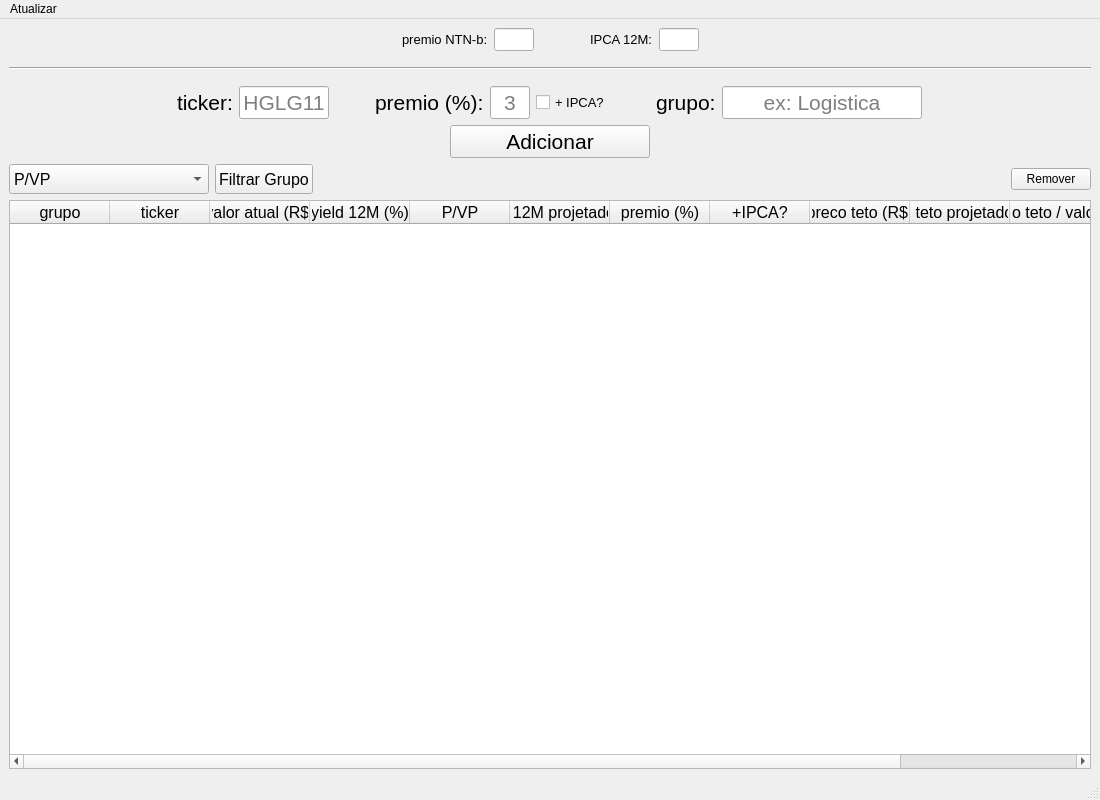
<?xml version="1.0" encoding="UTF-8"?>
<ui version="4.0">
 <class>MainWindow</class>
 <widget class="QMainWindow" name="MainWindow">
  <property name="geometry">
   <rect>
    <x>0</x>
    <y>0</y>
    <width>1100</width>
    <height>800</height>
   </rect>
  </property>
  <property name="windowTitle">
   <string>MainWindow</string>
  </property>
  <widget class="QWidget" name="centralwidget">
   <layout class="QHBoxLayout" name="horizontalLayout_2">
    <item>
     <layout class="QVBoxLayout" name="verticalLayout">
      <item>
       <layout class="QHBoxLayout" name="horizontalLayout_3">
        <item>
         <spacer name="horizontalSpacer_5">
          <property name="orientation">
           <enum>Qt::Horizontal</enum>
          </property>
          <property name="sizeHint" stdset="0">
           <size>
            <width>40</width>
            <height>20</height>
           </size>
          </property>
         </spacer>
        </item>
        <item>
         <widget class="QLabel" name="ntnbLabel">
          <property name="font">
           <font>
            <pointsize>10</pointsize>
           </font>
          </property>
          <property name="text">
           <string>premio NTN-b:</string>
          </property>
         </widget>
        </item>
        <item>
         <widget class="QLineEdit" name="ntnbLineEdit">
          <property name="sizePolicy">
           <sizepolicy hsizetype="Fixed" vsizetype="Fixed">
            <horstretch>0</horstretch>
            <verstretch>0</verstretch>
           </sizepolicy>
          </property>
          <property name="maximumSize">
           <size>
            <width>40</width>
            <height>16777215</height>
           </size>
          </property>
          <property name="font">
           <font>
            <pointsize>10</pointsize>
           </font>
          </property>
          <property name="alignment">
           <set>Qt::AlignCenter</set>
          </property>
          <property name="readOnly">
           <bool>true</bool>
          </property>
         </widget>
        </item>
        <item>
         <spacer name="horizontalSpacer_4">
          <property name="orientation">
           <enum>Qt::Horizontal</enum>
          </property>
          <property name="sizeType">
           <enum>QSizePolicy::Fixed</enum>
          </property>
          <property name="sizeHint" stdset="0">
           <size>
            <width>50</width>
            <height>20</height>
           </size>
          </property>
         </spacer>
        </item>
        <item>
         <widget class="QLabel" name="ipcaLabe">
          <property name="font">
           <font>
            <pointsize>10</pointsize>
           </font>
          </property>
          <property name="text">
           <string>IPCA 12M:</string>
          </property>
         </widget>
        </item>
        <item>
         <widget class="QLineEdit" name="ipcaLineEdit">
          <property name="sizePolicy">
           <sizepolicy hsizetype="Fixed" vsizetype="Fixed">
            <horstretch>0</horstretch>
            <verstretch>0</verstretch>
           </sizepolicy>
          </property>
          <property name="maximumSize">
           <size>
            <width>40</width>
            <height>16777215</height>
           </size>
          </property>
          <property name="font">
           <font>
            <pointsize>10</pointsize>
           </font>
          </property>
          <property name="alignment">
           <set>Qt::AlignCenter</set>
          </property>
          <property name="readOnly">
           <bool>true</bool>
          </property>
         </widget>
        </item>
        <item>
         <spacer name="horizontalSpacer_6">
          <property name="orientation">
           <enum>Qt::Horizontal</enum>
          </property>
          <property name="sizeHint" stdset="0">
           <size>
            <width>40</width>
            <height>20</height>
           </size>
          </property>
         </spacer>
        </item>
       </layout>
      </item>
      <item>
       <spacer name="verticalSpacer_2">
        <property name="orientation">
         <enum>Qt::Vertical</enum>
        </property>
        <property name="sizeType">
         <enum>QSizePolicy::Fixed</enum>
        </property>
        <property name="sizeHint" stdset="0">
         <size>
          <width>20</width>
          <height>10</height>
         </size>
        </property>
       </spacer>
      </item>
      <item>
       <widget class="Line" name="line">
        <property name="orientation">
         <enum>Qt::Horizontal</enum>
        </property>
       </widget>
      </item>
      <item>
       <spacer name="verticalSpacer">
        <property name="orientation">
         <enum>Qt::Vertical</enum>
        </property>
        <property name="sizeType">
         <enum>QSizePolicy::Fixed</enum>
        </property>
        <property name="sizeHint" stdset="0">
         <size>
          <width>20</width>
          <height>10</height>
         </size>
        </property>
       </spacer>
      </item>
      <item>
       <layout class="QHBoxLayout" name="horizontalLayout">
        <item>
         <spacer name="horizontalSpacer">
          <property name="orientation">
           <enum>Qt::Horizontal</enum>
          </property>
          <property name="sizeHint" stdset="0">
           <size>
            <width>200</width>
            <height>20</height>
           </size>
          </property>
         </spacer>
        </item>
        <item>
         <widget class="QLabel" name="tickerLabel">
          <property name="sizePolicy">
           <sizepolicy hsizetype="Fixed" vsizetype="Fixed">
            <horstretch>0</horstretch>
            <verstretch>0</verstretch>
           </sizepolicy>
          </property>
          <property name="font">
           <font>
            <pointsize>16</pointsize>
           </font>
          </property>
          <property name="text">
           <string>ticker:</string>
          </property>
         </widget>
        </item>
        <item>
         <widget class="QLineEdit" name="tickerLineEdit">
          <property name="sizePolicy">
           <sizepolicy hsizetype="Fixed" vsizetype="Fixed">
            <horstretch>0</horstretch>
            <verstretch>0</verstretch>
           </sizepolicy>
          </property>
          <property name="maximumSize">
           <size>
            <width>90</width>
            <height>16777215</height>
           </size>
          </property>
          <property name="font">
           <font>
            <pointsize>16</pointsize>
           </font>
          </property>
          <property name="styleSheet">
           <string notr="true"/>
          </property>
          <property name="text">
           <string/>
          </property>
          <property name="maxLength">
           <number>6</number>
          </property>
          <property name="alignment">
           <set>Qt::AlignCenter</set>
          </property>
          <property name="placeholderText">
           <string>HGLG11</string>
          </property>
         </widget>
        </item>
        <item>
         <spacer name="horizontalSpacer_7">
          <property name="orientation">
           <enum>Qt::Horizontal</enum>
          </property>
          <property name="sizeType">
           <enum>QSizePolicy::Fixed</enum>
          </property>
          <property name="sizeHint" stdset="0">
           <size>
            <width>40</width>
            <height>20</height>
           </size>
          </property>
         </spacer>
        </item>
        <item>
         <widget class="QLabel" name="premioLabel">
          <property name="sizePolicy">
           <sizepolicy hsizetype="Fixed" vsizetype="Fixed">
            <horstretch>0</horstretch>
            <verstretch>0</verstretch>
           </sizepolicy>
          </property>
          <property name="baseSize">
           <size>
            <width>0</width>
            <height>0</height>
           </size>
          </property>
          <property name="font">
           <font>
            <pointsize>16</pointsize>
           </font>
          </property>
          <property name="text">
           <string>premio (%):</string>
          </property>
         </widget>
        </item>
        <item>
         <widget class="QLineEdit" name="premioLineEdit">
          <property name="sizePolicy">
           <sizepolicy hsizetype="Fixed" vsizetype="Fixed">
            <horstretch>0</horstretch>
            <verstretch>0</verstretch>
           </sizepolicy>
          </property>
          <property name="maximumSize">
           <size>
            <width>40</width>
            <height>16777215</height>
           </size>
          </property>
          <property name="font">
           <font>
            <pointsize>16</pointsize>
           </font>
          </property>
          <property name="layoutDirection">
           <enum>Qt::LeftToRight</enum>
          </property>
          <property name="text">
           <string/>
          </property>
          <property name="maxLength">
           <number>2</number>
          </property>
          <property name="alignment">
           <set>Qt::AlignCenter</set>
          </property>
          <property name="placeholderText">
           <string>3</string>
          </property>
         </widget>
        </item>
        <item>
         <widget class="QCheckBox" name="addIpcaCheckBox">
          <property name="font">
           <font>
            <pointsize>10</pointsize>
           </font>
          </property>
          <property name="text">
           <string>+ IPCA?</string>
          </property>
         </widget>
        </item>
        <item>
         <spacer name="horizontalSpacer_8">
          <property name="orientation">
           <enum>Qt::Horizontal</enum>
          </property>
          <property name="sizeType">
           <enum>QSizePolicy::Fixed</enum>
          </property>
          <property name="sizeHint" stdset="0">
           <size>
            <width>40</width>
            <height>20</height>
           </size>
          </property>
         </spacer>
        </item>
        <item>
         <widget class="QLabel" name="grupoLabel">
          <property name="font">
           <font>
            <pointsize>16</pointsize>
           </font>
          </property>
          <property name="text">
           <string>grupo:</string>
          </property>
         </widget>
        </item>
        <item>
         <widget class="QLineEdit" name="grupoLineEdit">
          <property name="minimumSize">
           <size>
            <width>200</width>
            <height>0</height>
           </size>
          </property>
          <property name="maximumSize">
           <size>
            <width>200</width>
            <height>40</height>
           </size>
          </property>
          <property name="font">
           <font>
            <pointsize>16</pointsize>
           </font>
          </property>
          <property name="maxLength">
           <number>17</number>
          </property>
          <property name="alignment">
           <set>Qt::AlignCenter</set>
          </property>
          <property name="placeholderText">
           <string>ex: Logistica</string>
          </property>
         </widget>
        </item>
        <item>
         <spacer name="horizontalSpacer_2">
          <property name="orientation">
           <enum>Qt::Horizontal</enum>
          </property>
          <property name="sizeHint" stdset="0">
           <size>
            <width>200</width>
            <height>20</height>
           </size>
          </property>
         </spacer>
        </item>
       </layout>
      </item>
      <item>
       <layout class="QVBoxLayout" name="verticalLayout_2">
        <item alignment="Qt::AlignHCenter">
         <widget class="QPushButton" name="addFiiPushButton">
          <property name="minimumSize">
           <size>
            <width>200</width>
            <height>0</height>
           </size>
          </property>
          <property name="maximumSize">
           <size>
            <width>600</width>
            <height>16777215</height>
           </size>
          </property>
          <property name="font">
           <font>
            <pointsize>16</pointsize>
            <bold>false</bold>
           </font>
          </property>
          <property name="autoFillBackground">
           <bool>false</bool>
          </property>
          <property name="text">
           <string>Adicionar</string>
          </property>
         </widget>
        </item>
       </layout>
      </item>
      <item>
       <layout class="QHBoxLayout" name="horizontalLayout_4">
        <item alignment="Qt::AlignLeft">
         <widget class="QComboBox" name="comboBox">
          <property name="sizePolicy">
           <sizepolicy hsizetype="Minimum" vsizetype="Fixed">
            <horstretch>0</horstretch>
            <verstretch>0</verstretch>
           </sizepolicy>
          </property>
          <property name="minimumSize">
           <size>
            <width>200</width>
            <height>0</height>
           </size>
          </property>
          <property name="maximumSize">
           <size>
            <width>200</width>
            <height>30</height>
           </size>
          </property>
          <property name="font">
           <font>
            <pointsize>12</pointsize>
           </font>
          </property>
          <item>
           <property name="text">
            <string>P/VP</string>
           </property>
          </item>
          <item>
           <property name="text">
            <string>preco teto / valor</string>
           </property>
          </item>
          <item>
           <property name="text">
            <string>preco teto projetado / valor</string>
           </property>
          </item>
         </widget>
        </item>
        <item alignment="Qt::AlignLeft">
         <widget class="QPushButton" name="pushButton">
          <property name="minimumSize">
           <size>
            <width>0</width>
            <height>30</height>
           </size>
          </property>
          <property name="maximumSize">
           <size>
            <width>200</width>
            <height>30</height>
           </size>
          </property>
          <property name="font">
           <font>
            <pointsize>12</pointsize>
           </font>
          </property>
          <property name="text">
           <string>Filtrar Grupo</string>
          </property>
         </widget>
        </item>
        <item>
         <spacer name="horizontalSpacer_3">
          <property name="orientation">
           <enum>Qt::Horizontal</enum>
          </property>
          <property name="sizeHint" stdset="0">
           <size>
            <width>40</width>
            <height>20</height>
           </size>
          </property>
         </spacer>
        </item>
        <item alignment="Qt::AlignRight">
         <widget class="QPushButton" name="removeFiiPushButton">
          <property name="maximumSize">
           <size>
            <width>100</width>
            <height>16777215</height>
           </size>
          </property>
          <property name="text">
           <string>Remover</string>
          </property>
         </widget>
        </item>
       </layout>
      </item>
      <item>
       <widget class="QTableWidget" name="fiiTableWidget">
        <property name="enabled">
         <bool>true</bool>
        </property>
        <property name="sizePolicy">
         <sizepolicy hsizetype="Expanding" vsizetype="Expanding">
          <horstretch>0</horstretch>
          <verstretch>0</verstretch>
         </sizepolicy>
        </property>
        <property name="minimumSize">
         <size>
          <width>540</width>
          <height>285</height>
         </size>
        </property>
        <property name="styleSheet">
         <string notr="true">font-size: 16px;</string>
        </property>
        <attribute name="horizontalHeaderCascadingSectionResizes">
         <bool>true</bool>
        </attribute>
        <attribute name="horizontalHeaderShowSortIndicator" stdset="0">
         <bool>true</bool>
        </attribute>
        <attribute name="horizontalHeaderStretchLastSection">
         <bool>true</bool>
        </attribute>
        <column>
         <property name="text">
          <string>grupo</string>
         </property>
        </column>
        <column>
         <property name="text">
          <string>ticker</string>
         </property>
        </column>
        <column>
         <property name="text">
          <string>valor atual (R$)</string>
         </property>
        </column>
        <column>
         <property name="text">
          <string>yield 12M (%)</string>
         </property>
        </column>
        <column>
         <property name="text">
          <string>P/VP</string>
         </property>
        </column>
        <column>
         <property name="text">
          <string>yield 12M projetado (%)</string>
         </property>
        </column>
        <column>
         <property name="text">
          <string>premio (%)</string>
         </property>
        </column>
        <column>
         <property name="text">
          <string>+IPCA?</string>
         </property>
        </column>
        <column>
         <property name="text">
          <string>preco teto (R$)</string>
         </property>
        </column>
        <column>
         <property name="text">
          <string>preco teto projetado (R$)</string>
         </property>
        </column>
        <column>
         <property name="text">
          <string>preco teto / valor atual</string>
         </property>
        </column>
        <column>
         <property name="text">
          <string>preco teto projetado / valor atual</string>
         </property>
        </column>
       </widget>
      </item>
     </layout>
    </item>
   </layout>
  </widget>
  <widget class="QMenuBar" name="menubar">
   <property name="geometry">
    <rect>
     <x>0</x>
     <y>0</y>
     <width>1100</width>
     <height>22</height>
    </rect>
   </property>
   <widget class="QMenu" name="menuAtualizar">
    <property name="title">
     <string>Atualizar</string>
    </property>
    <addaction name="actionCotacoes"/>
    <addaction name="actionyields_12M_projetado"/>
   </widget>
   <addaction name="menuAtualizar"/>
  </widget>
  <widget class="QStatusBar" name="statusbar"/>
  <action name="actionCotacoes">
   <property name="text">
    <string>Cotacoes</string>
   </property>
  </action>
  <action name="actionyields_12M_projetado">
   <property name="text">
    <string>yields 12M projetado</string>
   </property>
  </action>
 </widget>
 <resources/>
 <connections/>
</ui>
